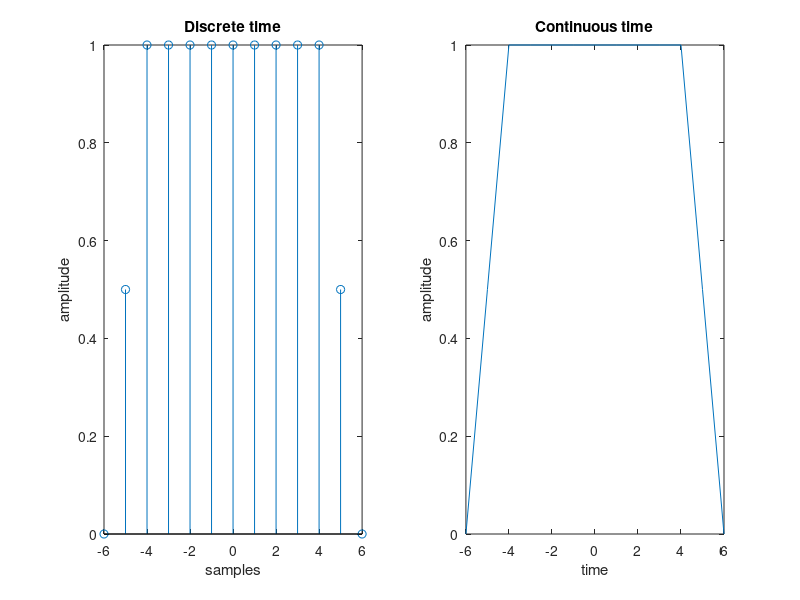

MATLAB code for this plot:
close all;
clear all;
clc;

n = -6:1:6;
x = [zeros(1,1) 0.5 ones(1,9) 0.5 zeros(1,1)];
subplot(1,2,1);
stem(n, x)
xlabel('samples')
ylabel('amplitude')
title('Discrete time')

subplot(1,2,2);
plot(n, x)
xlabel('time')
ylabel('amplitude')
title('Continuous time')
